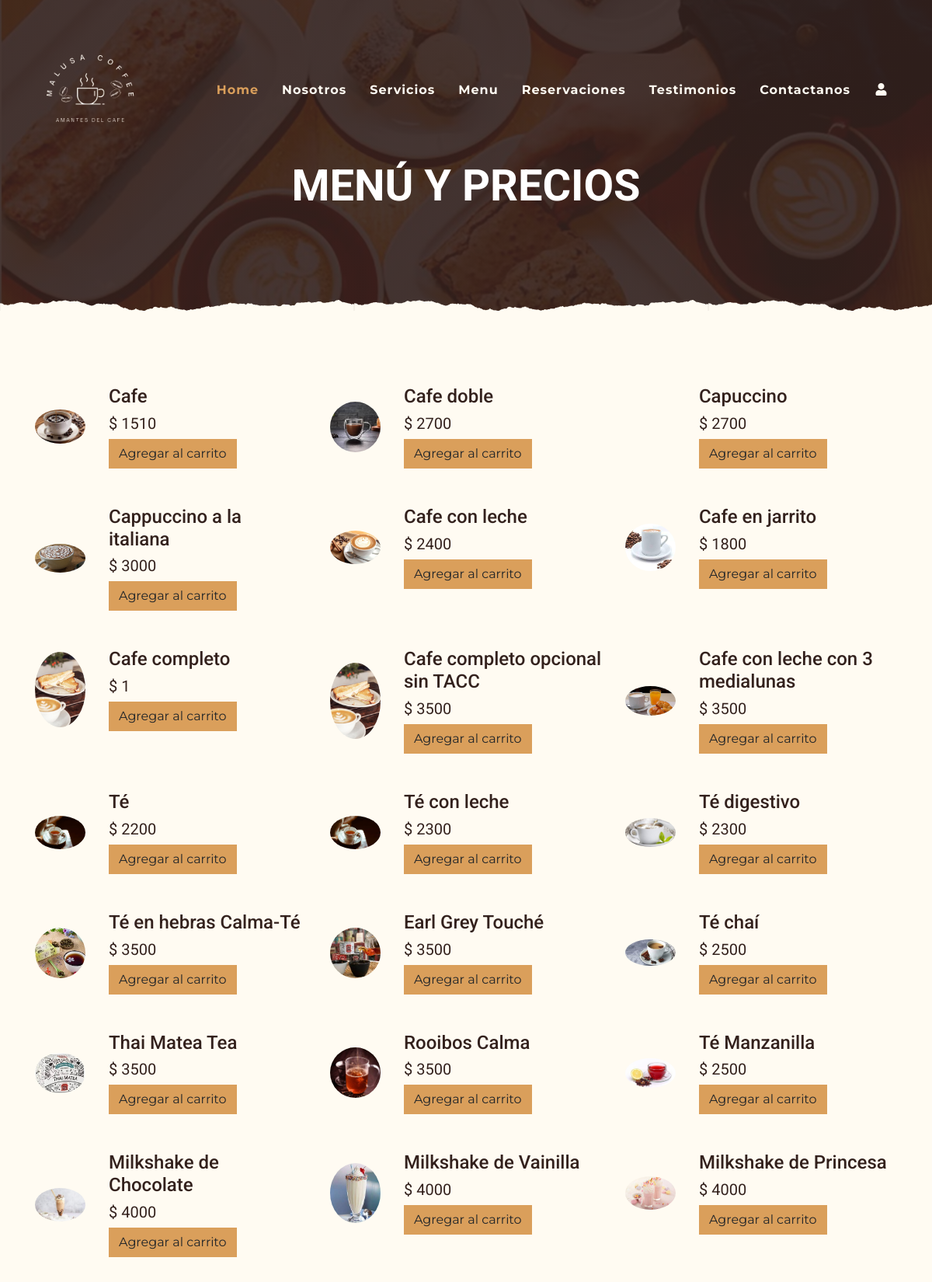
Page /menu.php (upper part) on the committed database.
### tables this page shows
CREATE TABLE IF NOT EXISTS tbl_menu (
  id INT AUTO_INCREMENT PRIMARY KEY,
  titulo VARCHAR(255) NOT NULL,
  descripcion VARCHAR(255) NOT NULL,
  imagen VARCHAR(255) NOT NULL,
  precio VARCHAR(255) NOT NULL
);

### menu.php (the view, shortened to what this page needs)
<?php include("admin/bd.php");
$sentencia= $conexion->prepare("SELECT * FROM `tbl_menu`");
$sentencia->execute();
$lista_menu=$sentencia->fetchAll(PDO::FETCH_ASSOC);
?>
<!DOCTYPE html>
<html lang="es">
<head>
    <link href="https://cdnjs.cloudflare.com/ajax/libs/font-awesome/5.10.0/css/all.min.css" rel="stylesheet">
    <link href="lib/owlcarousel/assets/owl.carousel.min.css" rel="stylesheet">
    <link href="lib/tempusdominus/css/tempusdominus-bootstrap-4.min.css" rel="stylesheet" />
    <link href="css/style.min.css" rel="stylesheet">
</head>
<body>
    <div class="container-fluid p-0 nav-bar">
    <nav class="navbar navbar-expand-lg bg-none navbar-dark py-3">
        <img src="img/fotos/logos/4-removebg-preview.png" width="200" height="200">
        <div class="collapse navbar-collapse justify-content-between" id="navbarCollapse">
            <div class="navbar-nav ml-auto p-4">
                <a href="index.php" class="nav-item nav-link active">Home</a>
                <a href="nosotros.php" class="nav-item nav-link">Nosotros</a>
                <a href="servicios.php" class="nav-item nav-link">Servicios</a>
                <a href="menu.php" class="nav-item nav-link">Menu</a>
                <a href="reservas.php" class="nav-item nav-link">Reservaciones</a>
                <a href="testimonios.php" class="nav-item nav-link">Testimonios</a>
                <a href="contactanos.php" class="nav-item nav-link">Contactanos</a>
                 <?php if(!isset($_SESSION['logueado'])){ ?>
                    <a href="login/index.php" class="nav-item nav-link"><i class="fas fa-user fa-fw"></i></a>
                <?php } ?>
            </div>
        </div>
    </nav>
</div>
    <div class="container-fluid page-header mb-5 position-relative overlay-bottom">
        <div class="d-flex flex-column align-items-center justify-content-center pt-0 pt-lg-5" style="min-height: 400px">
            <h1 class="display-4 mb-3 mt-0 mt-lg-5 text-white text-uppercase">Menú y precios</h1>
        </div>
    </div>
   <div class="container-fluid pt-5">
        <div class="container">
            <div class="row">
            <?php foreach($lista_menu as $registros){?>
                <div class="col-lg-4">
                    <div class="row align-items-center mb-5">
                        <div class="col-4 col-sm-3">
                        <img class="w-100 rounded-circle mb-3 mb-sm-0" src="img/<?php echo $registros["imagen"];?>"
                                    data-toggle="popover"
                                    data-trigger="hover"
                                    data-content="<?php echo $registros["descripcion"];?>">
                                </div>
                        <div class="col-8 col-sm-9">
                            <h4><?php echo $registros["titulo"];?></h4>
                            <h5><p class="m-0">$ <?php echo $registros["precio"];?></p></h5>
                            <form action="" method="post">
                            <button name="btnAccion" value="Agregar" type="submit" class="btn btn-primary">Agregar al carrito</button>
                            </form>
                        </div>
                    </div>
                </div>
                <?php }?>
            </div>
        </div>
    </div>
</body>
</html>

### rows in the picture
tbl_menu: imagen (picture), titulo "Cafe", precio "1510"
tbl_menu: imagen (picture), titulo "Cafe doble", precio "2700"
tbl_menu: titulo "Capuccino", precio "2700"
tbl_menu: imagen (picture), titulo "Cappuccino a la italiana", precio "3000"
tbl_menu: imagen (picture), titulo "Cafe con leche", precio "2400"
tbl_menu: imagen (picture), titulo "Cafe en jarrito", precio "1800"
tbl_menu: imagen (picture), titulo "Cafe completo", precio "1"
tbl_menu: imagen (picture), titulo "Cafe completo opcional sin TACC", precio "3500"
tbl_menu: imagen (picture), titulo "Cafe con leche con 3 medialunas", precio "3500"
tbl_menu: imagen (picture), titulo "Té", precio "2200"
tbl_menu: imagen (picture), titulo "Té con leche", precio "2300"
tbl_menu: imagen (picture), titulo "Té digestivo", precio "2300"
tbl_menu: imagen (picture), titulo "Té en hebras Calma-Té", precio "3500"
tbl_menu: imagen (picture), titulo "Earl Grey Touché", precio "3500"
tbl_menu: imagen (picture), titulo "Té chaí", precio "2500"
tbl_menu: imagen (picture), titulo "Thai Matea Tea", precio "3500"
tbl_menu: imagen (picture), titulo "Rooibos Calma", precio "3500"
tbl_menu: imagen (picture), titulo "Té Manzanilla", precio "2500"
tbl_menu: imagen (picture), titulo "Milkshake de Chocolate", precio "4000"
tbl_menu: imagen (picture), titulo "Milkshake de Vainilla", precio "4000"
tbl_menu: imagen (picture), titulo "Milkshake de Princesa", precio "4000"
